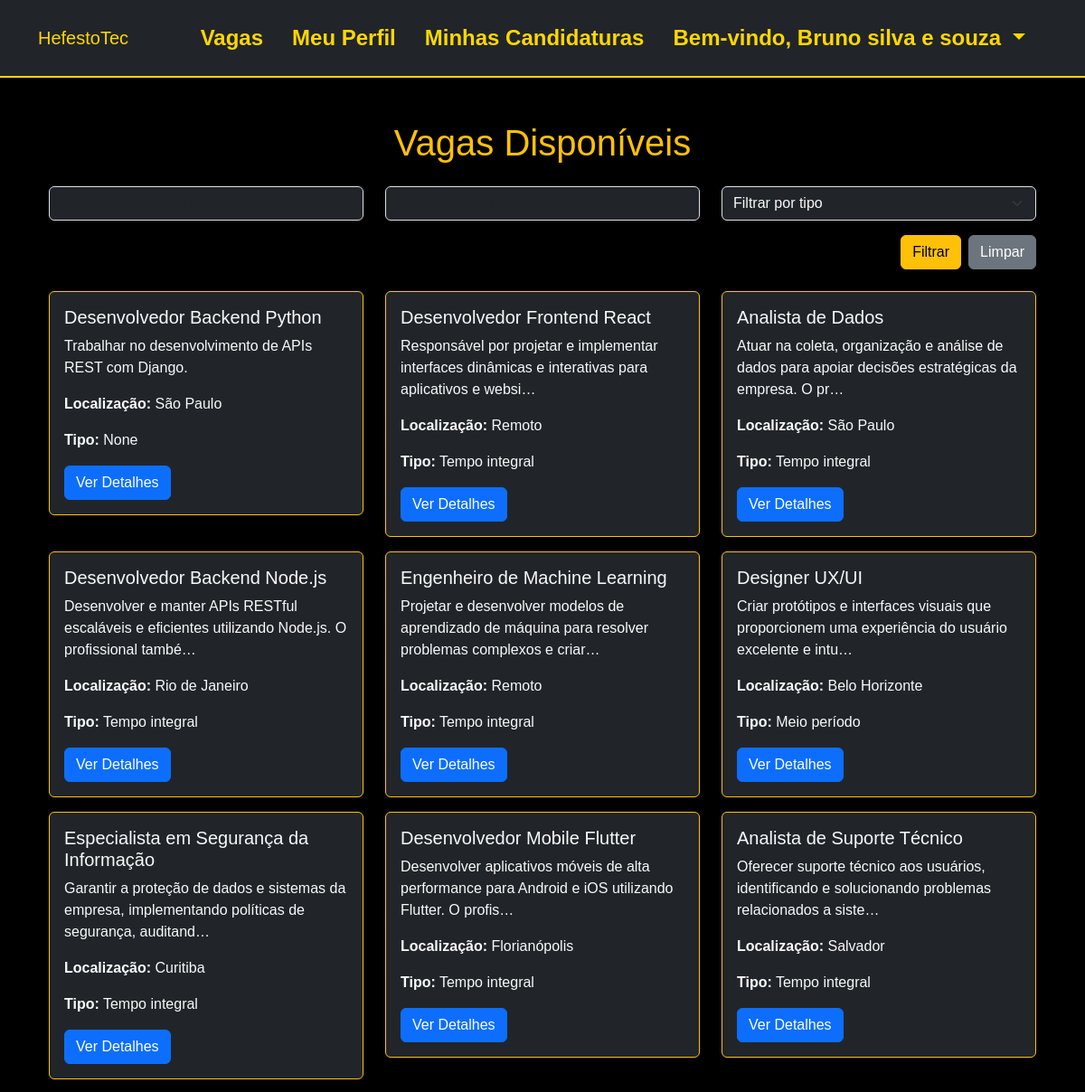
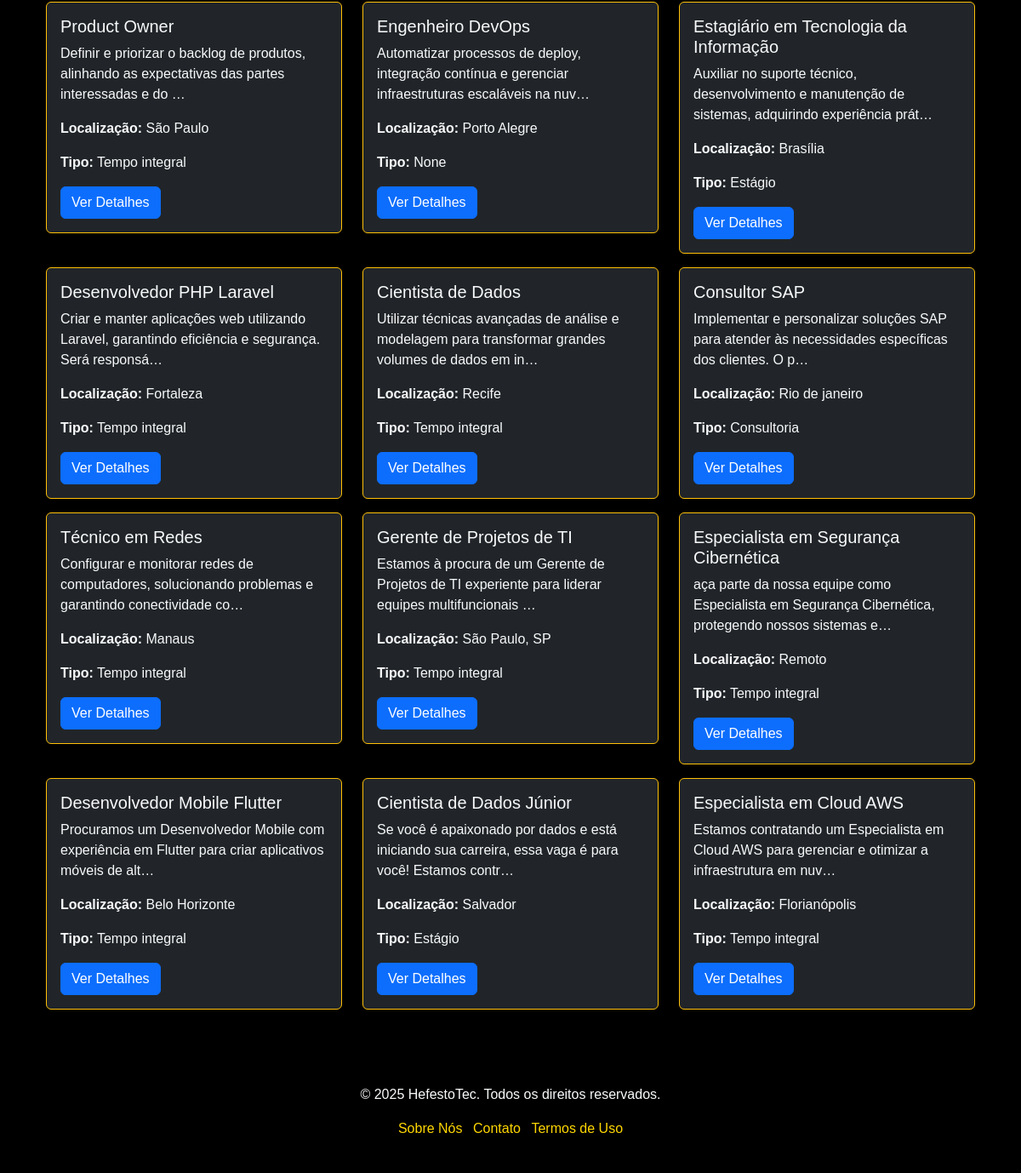
The app's page /vagas/ (signed in) with its own data (2 pictures, top to bottom).
### vagas/models.py (models this page shows, shortened)
class Usuario(AbstractUser):
    pass

class Vaga(models.Model):
    titulo = models.CharField(max_length=255)
    descricao = models.TextField()
    localizacao = models.CharField(max_length=100)
    salario = models.DecimalField(max_digits=10, decimal_places=2, null=True, blank=True)
    tipo = models.CharField(max_length=50, blank=True, null=True)
    beneficios = models.TextField(blank=True, null=True)
    status = models.CharField(max_length=50, blank=True, null=True)
    prazo_inscricao = models.DateField(blank=True, null=True)
    data_criacao = models.DateTimeField(auto_now_add=True)

### vagas/views.py (the view)
# urls.py: path('vagas/', views.listar_vagas, name='listar_vagas'),  # Página de listagem de vagas
def listar_vagas(request):
    query = request.GET.get('q', '').strip()  # Busca por título ou descrição
    localizacao = request.GET.get('localizacao', '').strip()  # Filtro por localização
    tipo = request.GET.get('tipo', '').strip()  # Filtro por tipo
    vagas = Vaga.objects.all()
    if query:
        vagas = vagas.filter(Q(titulo__icontains=query) | Q(descricao__icontains=query))
    if localizacao:
        vagas = vagas.filter(localizacao__icontains=localizacao)
    if tipo:
        vagas = vagas.filter(tipo__icontains=tipo)
    return render(request, 'vagas/listar_vagas.html', {'vagas': vagas})

### vagas/templates/vagas/listar_vagas.html (shortened to what this page needs)
{% extends 'vagas/base.html' %}
{% block content %}
<div class="container mt-5">
    <h1 class="text-center mb-4 text-warning">Vagas Disponíveis</h1>
    <form method="get" class="mb-4">
        <div class="row">
            <div class="col-md-4">
                <input type="text" name="q" class="form-control bg-dark text-light"
                       placeholder="Buscar por título ou descrição" value="{{ request.GET.q }}">
            </div>
            <div class="col-md-4">
                <input type="text" name="localizacao" class="form-control bg-dark text-light"
                       placeholder="Filtrar por localização" value="{{ request.GET.localizacao }}">
            </div>
            <div class="col-md-4">
                <select name="tipo" class="form-select bg-dark text-light">
                    <option value="">Filtrar por tipo</option>
                </select>
            </div>
        </div>
        <div class="d-flex justify-content-end mt-3">
            <button type="submit" class="btn btn-warning">Filtrar</button>
            <a href="{% url 'listar_vagas' %}" class="btn btn-secondary ms-2">Limpar</a>
        </div>
    </form>
    <div class="row">
        {% if vagas %}
            {% for vaga in vagas %}
                <div class="col-md-4 mb-3">
                    <div class="card bg-dark text-light border-warning">
                        <div class="card-body">
                            <h5 class="card-title">{{ vaga.titulo }}</h5>
                            <p class="card-text">{{ vaga.descricao|truncatechars:100 }}</p>
                            <p><strong>Localização:</strong> {{ vaga.localizacao }}</p>
                            <p><strong>Tipo:</strong> {{ vaga.tipo }}</p>
                            <a href="{% url 'detalhes_vaga' vaga.id %}" class="btn btn-primary">Ver Detalhes</a>
                        </div>
                    </div>
                </div>
            {% endfor %}
        {% else %}
            <p class="text-center text-light">Nenhuma vaga disponível no momento.</p>
        {% endif %}
    </div>
</div>
{% endblock %}

### vagas/templates/vagas/base.html (shortened to what this page needs)
<!DOCTYPE html>
<html lang="pt-br">
<head>
    {% load static %}
    <link href="https://cdn.jsdelivr.net/npm/bootstrap@5.3.1/dist/css/bootstrap.min.css" rel="stylesheet">
    <link rel="stylesheet" href="{% static 'css/styles.css' %}">
</head>
<body>
    <nav class="navbar navbar-expand-lg navbar-dark bg-dark">
        <div class="container">
            <a class="navbar-brand" href="{% url 'index' %}">HefestoTec</a>
            <div class="collapse navbar-collapse" id="navbarNav">
                <ul class="navbar-nav ms-auto">
                    <li class="nav-item me-3">
                        <a class="nav-link" href="{% url 'listar_vagas' %}">Vagas</a>
                    </li>
                    {% if user.is_authenticated %}
                        <li class="nav-item me-3">
                            <a class="nav-link" href="{% url 'meu_perfil' %}">Meu Perfil</a>
                        </li>
                        <li class="nav-item me-3">
                            <a class="nav-link" href="{% url 'minhas_candidaturas' %}">Minhas Candidaturas</a>
                        </li>
                        <li class="nav-item dropdown me-3">
                            <a class="nav-link dropdown-toggle" href="#" id="navbarDropdown" role="button" data-bs-toggle="dropdown" aria-expanded="false">
                                Bem-vindo, {{ user.first_name|default:user.username }}
                            </a>
                        </li>
                    {% else %}
                        <li class="nav-item me-3">
                            <a class="nav-link" href="{% url 'login' %}">Login</a>
                        </li>
                    {% endif %}
                </ul>
            </div>
        </div>
    </nav>
    <main class="container my-4">
        {% block content %}
        {% endblock %}
    </main>
    <footer class="bg-black text-light text-center py-4 mt-5">
        <div class="container">
            <p>&copy; 2025 HefestoTec. Todos os direitos reservados.</p>
            <ul class="list-inline">
                <li class="list-inline-item">
                    <a href="{% url 'sobre_nos' %}" class="footer-link">Sobre Nós</a>
                </li>
                <li class="list-inline-item">
                    <a href="{% url 'contato' %}" class="footer-link">Contato</a>
                </li>
                <li class="list-inline-item">
                    <a href="{% url 'termos_de_uso' %}" class="footer-link">Termos de Uso</a>
                </li>
            </ul>
        </div>
    </footer>
</body>
</html>

### vagas/static/vagas/styles.css (style rules this page uses)
:root { --color-primary: #FFD700; --color-black: #000000; --color-white: #FFFFFF; }
html, body { height: 100%; margin: 0; padding: 0; background-color: var(--color-black); color: var(--color-white); font-family: 'Arial', sans-serif; overflow-x: hidden; }
.navbar { background-color: var(--color-black); border-bottom: 2px solid var(--color-primary); padding: 1rem; }
.nav-link { color: var(--color-primary); font-weight: bold; font-size: 1.5rem; transition: color 0.3s ease; }
footer { background-color: var(--color-black); color: var(--color-white); padding: 2.5rem 1rem; text-align: center; }
footer a { color: var(--color-primary); text-decoration: none; transition: color 0.3s; }

### vagas/templates/vagas/base.html (style rules this page uses)
.footer-link { color: #FFD700; text-decoration: none; }
.nav-link { color: #FFD700 !important; font-weight: bold; }
.navbar-brand { color: #FFD700 !important; }
body { background-color: #000; color: #fff; }

### records on screen
Usuario: first_name "Bruno silva e souza"
Vaga: titulo "Desenvolvedor Backend Python", descricao "Trabalhar no desenvolvimento de APIs REST com Django.", localizacao "São Paulo", tipo "None"
Vaga: titulo "Desenvolvedor Frontend React", descricao "Responsável por projetar e implementar interfaces dinâmicas e interativas para aplicativos e websi…", localizacao "Remoto", tipo "Tempo integral"
Vaga: titulo "Analista de Dados", descricao "Atuar na coleta, organização e análise de dados para apoiar decisões estratégicas da empresa. O pr…", localizacao "São Paulo", tipo "Tempo integral"
Vaga: titulo "Desenvolvedor Backend Node.js", descricao "Desenvolver e manter APIs RESTful escaláveis e eficientes utilizando Node.js. O profissional també…", localizacao "Rio de Janeiro", tipo "Tempo integral"
Vaga: titulo "Engenheiro de Machine Learning", descricao "Projetar e desenvolver modelos de aprendizado de máquina para resolver problemas complexos e criar…", localizacao "Remoto", tipo "Tempo integral"
Vaga: titulo "Designer UX/UI", descricao "Criar protótipos e interfaces visuais que proporcionem uma experiência do usuário excelente e intu…", localizacao "Belo Horizonte", tipo "Meio período"
Vaga: titulo "Especialista em Segurança da Informação", descricao "Garantir a proteção de dados e sistemas da empresa, implementando políticas de segurança, auditand…", localizacao "Curitiba", tipo "Tempo integral"
Vaga: titulo "Desenvolvedor Mobile Flutter", descricao "Desenvolver aplicativos móveis de alta performance para Android e iOS utilizando Flutter. O profis…", localizacao "Florianópolis", tipo "Tempo integral"
Vaga: titulo "Analista de Suporte Técnico", descricao "Oferecer suporte técnico aos usuários, identificando e solucionando problemas relacionados a siste…", localizacao "Salvador", tipo "Tempo integral"
Vaga: titulo "Product Owner", descricao "Definir e priorizar o backlog de produtos, alinhando as expectativas das partes interessadas e do …", localizacao "São Paulo", tipo "Tempo integral"
Vaga: titulo "Engenheiro DevOps", descricao "Automatizar processos de deploy, integração contínua e gerenciar infraestruturas escaláveis na nuv…", localizacao "Porto Alegre", tipo "None"
Vaga: titulo "Estagiário em Tecnologia da Informação", descricao "Auxiliar no suporte técnico, desenvolvimento e manutenção de sistemas, adquirindo experiência prát…", localizacao "Brasília", tipo "Estágio"
Vaga: titulo "Desenvolvedor PHP Laravel", descricao "Criar e manter aplicações web utilizando Laravel, garantindo eficiência e segurança. Será responsá…", localizacao "Fortaleza", tipo "Tempo integral"
Vaga: titulo "Cientista de Dados", descricao "Utilizar técnicas avançadas de análise e modelagem para transformar grandes volumes de dados em in…", localizacao "Recife", tipo "Tempo integral"
Vaga: titulo "Consultor SAP", descricao "Implementar e personalizar soluções SAP para atender às necessidades específicas dos clientes. O p…", localizacao "Rio de janeiro", tipo "Consultoria"
Vaga: titulo "Técnico em Redes", descricao "Configurar e monitorar redes de computadores, solucionando problemas e garantindo conectividade co…", localizacao "Manaus", tipo "Tempo integral"
Vaga: titulo "Gerente de Projetos de TI", descricao "Estamos à procura de um Gerente de Projetos de TI experiente para liderar equipes multifuncionais …", localizacao "São Paulo, SP", tipo "Tempo integral"
Vaga: titulo "Especialista em Segurança Cibernética", descricao "aça parte da nossa equipe como Especialista em Segurança Cibernética, protegendo nossos sistemas e…", localizacao "Remoto", tipo "Tempo integral"
Vaga: titulo "Desenvolvedor Mobile Flutter", descricao "Procuramos um Desenvolvedor Mobile com experiência em Flutter para criar aplicativos móveis de alt…", localizacao "Belo Horizonte", tipo "Tempo integral"
Vaga: titulo "Cientista de Dados Júnior", descricao "Se você é apaixonado por dados e está iniciando sua carreira, essa vaga é para você! Estamos contr…", localizacao "Salvador", tipo "Estágio"
Vaga: titulo "Especialista em Cloud AWS", descricao "Estamos contratando um Especialista em Cloud AWS para gerenciar e otimizar a infraestrutura em nuv…", localizacao "Florianópolis", tipo "Tempo integral"
